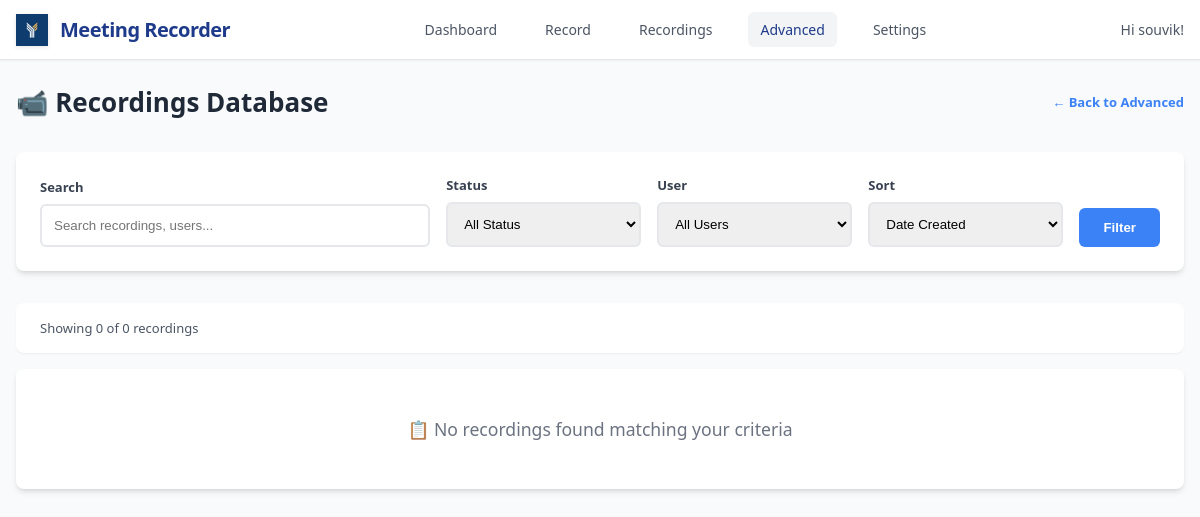
Page /admin/recordings (signed in) on the earlier database version.
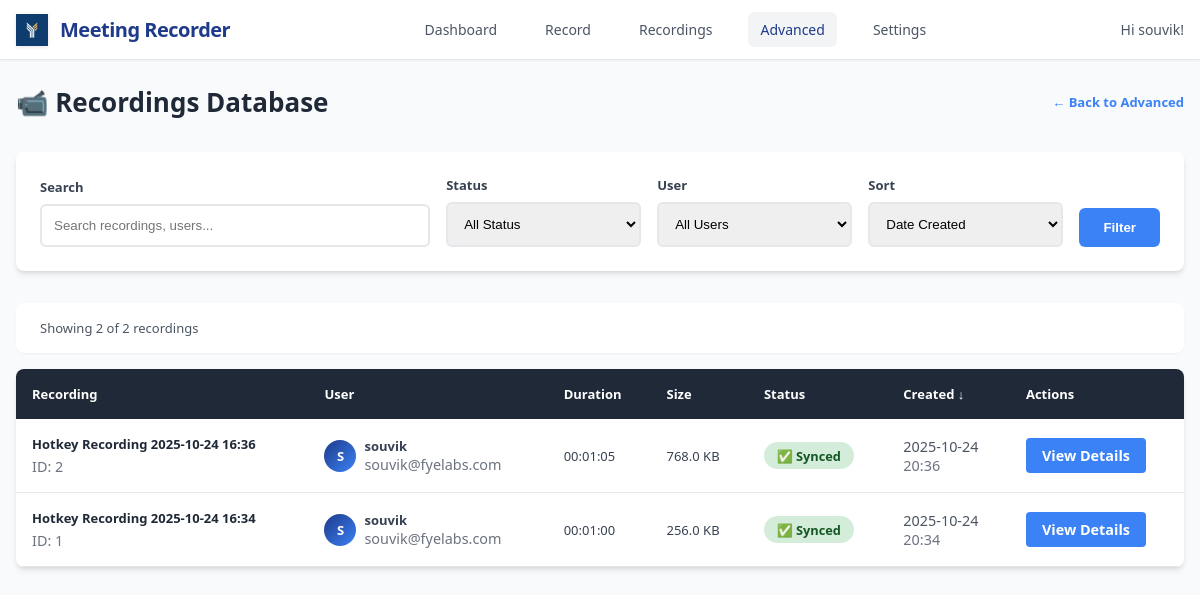
Same page on the later database version.
### models.py (models this page shows, shortened)
class Recording(db.Model):
    id = db.Column(db.Integer, primary_key=True)
    title = db.Column(db.String(200), nullable=False)
    filename = db.Column(db.String(255), nullable=False)
    file_path = db.Column(db.String(500), nullable=False)
    file_size = db.Column(db.BigInteger, default=0)  # in bytes
    duration = db.Column(db.Integer, default=0)  # in seconds
    created_at = db.Column(db.DateTime, default=datetime.utcnow)
    started_at = db.Column(db.DateTime)
    ended_at = db.Column(db.DateTime)
    monitor_name = db.Column(db.String(200))
    resolution = db.Column(db.String(50))  # e.g., "1920x1080"
    uploaded = db.Column(db.Boolean, default=False)
    upload_url = db.Column(db.String(500))  # Legacy field - kept for compatibility
    video_url = db.Column(db.String(500))
    transcript_url = db.Column(db.String(500))
    thumbnail_url = db.Column(db.String(500))
    upload_status = db.Column(db.String(50), default='pending')  # pending, uploading, completed, failed
    upload_metadata = db.Column(db.Text)  # JSON metadata from upload
    user_id = db.Column(db.Integer, db.ForeignKey('user.id'), nullable=False)
    status = db.Column(db.String(50), default='completed')  # recording, processing, completed, failed

class User(UserMixin, db.Model):
    id = db.Column(db.Integer, primary_key=True)
    username = db.Column(db.String(80), unique=True, nullable=False)
    email = db.Column(db.String(120), unique=True, nullable=False)
    password_hash = db.Column(db.String(128))
    created_at = db.Column(db.DateTime, default=datetime.utcnow)
    is_active = db.Column(db.Boolean, default=True)
    default_monitor = db.Column(db.String(200))  # Default monitor for recordings
    auto_delete_days = db.Column(db.Integer, default=30)  # Auto-delete recordings after N days
    recordings = db.relationship('Recording', backref='user', lazy=True)

### app.py (the view, shortened to what this page needs)
@app.route('/admin/recordings')
@login_required
def admin_recordings():
    try:
        page = request.args.get('page', 1, type=int)
        per_page = 20
        search = request.args.get('search', '').strip()
        status_filter = request.args.get('status', 'all')
        user_filter = request.args.get('user', 'all')
        sort_by = request.args.get('sort', 'created_at')
        sort_order = request.args.get('order', 'desc')
        query = db.session.query(Recording, User).join(User)
        if user_filter != 'all':
            query = query.filter(User.id == int(user_filter))
        if sort_by == 'title':
            sort_column = Recording.title
        elif sort_by == 'username':
            sort_column = User.username
        elif sort_by == 'duration':
            sort_column = Recording.duration
        elif sort_by == 'file_size':
            sort_column = Recording.file_size
        elif sort_by == 'upload_status':
            sort_column = Recording.upload_status
        else:
            sort_column = Recording.created_at
        if sort_order == 'asc':
            query = query.order_by(sort_column.asc())
        else:
            query = query.order_by(sort_column.desc())
        recordings = query.paginate(page=page, per_page=per_page, error_out=False)
        users = User.query.all()
        return render_template('admin/recordings.html',
                             recordings=recordings,
                             users=users,
                             search=search,
                             status_filter=status_filter,
                             user_filter=user_filter,
                             sort_by=sort_by,
                             sort_order=sort_order)
    except Exception as e:
        logger.error(f"❌ Advanced recordings error: {e}")
        return f"Database error: {e}", 500

### app.py (called while the page is built)
def format_file_size(size_bytes):
    if not size_bytes:
        return "0 B"
    for unit in ['B', 'KB', 'MB', 'GB']:
        if size_bytes < 1024:
            return f"{size_bytes:.1f} {unit}"
        size_bytes /= 1024
    return f"{size_bytes:.1f} TB"

def format_duration(seconds):
    if not seconds:
        return "00:00:00"
    hours = seconds // 3600
    minutes = (seconds % 3600) // 60
    secs = seconds % 60
    return f"{hours:02d}:{minutes:02d}:{secs:02d}"

@app.context_processor
def utility_processor():
    return dict(format_file_size=format_file_size, format_duration=format_duration)

@login_manager.user_loader
def load_user(user_id):
    return db.session.get(User, int(user_id))  # Fix SQLAlchemy deprecation

### templates/admin/recordings.html (shortened to what the changed rows need)
{% extends "base.html" %}
{% block content %}
<div style="display: flex; justify-content: space-between; align-items: center; margin-bottom: 2rem;">
    <h1 style="color: var(--gray-800); margin: 0;">📹 Recordings Database</h1>
</div>
<div style="background: white; padding: 1rem 1.5rem; border-radius: 8px; margin-bottom: 1rem; box-shadow: var(--shadow-sm);">
    <p style="margin: 0; color: var(--gray-600);">
        Showing {{ recordings.items|length }} of {{ recordings.total }} recordings
    </p>
</div>
{% if recordings.items %}
<div style="background: white; border-radius: 8px; overflow: hidden; box-shadow: var(--shadow-md);">
    <table style="width: 100%; border-collapse: collapse;">
        <thead>
            <tr style="background: var(--gray-800); color: white;">
                <th style="padding: 1rem; text-align: left; font-weight: 600;">
                    <a href="?sort=title&order={{ 'asc' if sort_by == 'title' and sort_order == 'desc' else 'desc' }}&search={{ search }}&status={{ status_filter }}&user={{ user_filter }}"
                       style="color: white; text-decoration: none;">
                        Recording {% if sort_by == 'title' %}{{ '↑' if sort_order == 'asc' else '↓' }}{% endif %}
                    </a>
                </th>
                <th style="padding: 1rem; text-align: left; font-weight: 600;">
                    <a href="?sort=username&order={{ 'asc' if sort_by == 'username' and sort_order == 'desc' else 'desc' }}&search={{ search }}&status={{ status_filter }}&user={{ user_filter }}"
                       style="color: white; text-decoration: none;">
                        User {% if sort_by == 'username' %}{{ '↑' if sort_order == 'asc' else '↓' }}{% endif %}
                    </a>
                </th>
                <th style="padding: 1rem; text-align: left; font-weight: 600;">
                    <a href="?sort=duration&order={{ 'asc' if sort_by == 'duration' and sort_order == 'desc' else 'desc' }}&search={{ search }}&status={{ status_filter }}&user={{ user_filter }}"
                       style="color: white; text-decoration: none;">
                        Duration {% if sort_by == 'duration' %}{{ '↑' if sort_order == 'asc' else '↓' }}{% endif %}
                    </a>
                </th>
                <th style="padding: 1rem; text-align: left; font-weight: 600;">
                    <a href="?sort=file_size&order={{ 'asc' if sort_by == 'file_size' and sort_order == 'desc' else 'desc' }}&search={{ search }}&status={{ status_filter }}&user={{ user_filter }}"
                       style="color: white; text-decoration: none;">
                        Size {% if sort_by == 'file_size' %}{{ '↑' if sort_order == 'asc' else '↓' }}{% endif %}
                    </a>
                </th>
                <th style="padding: 1rem; text-align: left; font-weight: 600;">
                    <a href="?sort=upload_status&order={{ 'asc' if sort_by == 'upload_status' and sort_order == 'desc' else 'desc' }}&search={{ search }}&status={{ status_filter }}&user={{ user_filter }}"
                       style="color: white; text-decoration: none;">
                        Status {% if sort_by == 'upload_status' %}{{ '↑' if sort_order == 'asc' else '↓' }}{% endif %}
                    </a>
                </th>
                <th style="padding: 1rem; text-align: left; font-weight: 600;">
                    <a href="?sort=created_at&order={{ 'asc' if sort_by == 'created_at' and sort_order == 'desc' else 'desc' }}&search={{ search }}&status={{ status_filter }}&user={{ user_filter }}"
                       style="color: white; text-decoration: none;">
                        Created {% if sort_by == 'created_at' %}{{ '↑' if sort_order == 'asc' else '↓' }}{% endif %}
                    </a>
                </th>
                <th style="padding: 1rem; text-align: left; font-weight: 600;">Actions</th>
            </tr>
        </thead>
        <tbody>
            {% for recording, user in recordings.items %}
            <tr style="border-bottom: 1px solid var(--gray-200);" onmouseover="this.style.backgroundColor='var(--gray-50)'" onmouseout="this.style.backgroundColor='white'">
                <td style="padding: 1rem; vertical-align: middle;">
                    <div>
                        <a href="{{ url_for('admin_recording_detail', recording_id=recording.id) }}"
                           style="font-weight: 600; color: var(--gray-800); text-decoration: none;">
                            {{ recording.title }}
                        </a>
                        <div style="color: var(--gray-500); font-size: 0.9rem; margin-top: 0.25rem;">
                            ID: {{ recording.id }}
                        </div>
                    </div>
                </td>
                <td style="padding: 1rem; vertical-align: middle;">
                    <div style="display: flex; align-items: center;">
                        <div style="width: 32px; height: 32px; border-radius: 50%; background: linear-gradient(135deg, var(--primary-blue), var(--secondary-blue)); display: flex; align-items: center; justify-content: center; color: white; font-weight: 600; margin-right: 0.5rem;">
                            {{ user.username[0].upper() }}
                        </div>
                        <div>
                            <div style="font-weight: 600;">{{ user.username }}</div>
                            <div style="color: var(--gray-500); font-size: 0.9rem;">{{ user.email }}</div>
                        </div>
                    </div>
                </td>
                <td style="padding: 1rem; vertical-align: middle;">
                    {{ format_duration(recording.duration) }}
                </td>
                <td style="padding: 1rem; vertical-align: middle;">
                    {{ format_file_size(recording.file_size) }}
                </td>
                <td style="padding: 1rem; vertical-align: middle;">
                    {% if recording.upload_status == 'completed' and recording.uploaded %}
                        <span style="background-color: #d4edda; color: #155724; padding: 0.3rem 0.8rem; border-radius: 20px; font-size: 0.8rem; font-weight: 600;">✅ Synced</span>
                    {% elif recording.upload_status == 'uploading' %}
                        <span style="background-color: #cce5ff; color: #004085; padding: 0.3rem 0.8rem; border-radius: 20px; font-size: 0.8rem; font-weight: 600;">⬆️ Uploading</span>
                    {% elif recording.upload_status == 'failed' %}
                        <span style="background-color: #f8d7da; color: #721c24; padding: 0.3rem 0.8rem; border-radius: 20px; font-size: 0.8rem; font-weight: 600;">❌ Failed</span>
                    {% else %}
                        <span style="background-color: #fff3cd; color: #856404; padding: 0.3rem 0.8rem; border-radius: 20px; font-size: 0.8rem; font-weight: 600;">💾 Local</span>
                    {% endif %}
                </td>
                <td style="padding: 1rem; vertical-align: middle;">
                    <div style="color: var(--gray-600); font-size: 0.9rem;">
                        {{ recording.created_at.strftime('%Y-%m-%d') if recording.created_at else 'N/A' }}
                        <br>
                        <span style="color: var(--gray-500);">{{ recording.created_at.strftime('%H:%M') if recording.created_at else '' }}</span>
                    </div>
                </td>
                <td style="padding: 1rem; vertical-align: middle;">
                    <a href="{{ url_for('admin_recording_detail', recording_id=recording.id) }}"
                       style="background: var(--secondary-blue); color: white; padding: 0.5rem 1rem; text-decoration: none; border-radius: 4px; font-size: 0.9rem; font-weight: 600;">
                        View Details
                    </a>
                </td>
            </tr>
            {% endfor %}
        </tbody>
    </table>
</div>
{% else %}
<div style="background: white; padding: 3rem; text-align: center; border-radius: 8px; box-shadow: var(--shadow-md);">
    <p style="color: var(--gray-500); font-size: 1.1rem; margin: 0;">📋 No recordings found matching your criteria</p>
</div>
{% endif %}
{% endblock %}

Differences in the rows shown:
added Recording: title "Hotkey Recording 2025-10-24 16:36", id "2", username "S", username "souvik", email "souvik@fyelabs.com", duration "00:01:05", file_size "768.0 KB", upload_status "✅ Synced", created_at "2025-10-24", created_at "20:36"
added Recording: title "Hotkey Recording 2025-10-24 16:34", id "1", username "S", username "souvik", email "souvik@fyelabs.com", duration "00:01:00", file_size "256.0 KB", upload_status "✅ Synced", created_at "2025-10-24", created_at "20:34"
Other differences:
{{ recordings.items|length }}: "0" → "2"
{{ recordings.total }}: "0" → "2"
{{ '↑' if sort_order == 'asc' else '↓' }}: (not shown) → "↓"
text no longer shown: "📋 No recordings found matching your criteria"
text now shown: "Recording User Duration Size Status Created Actions"
